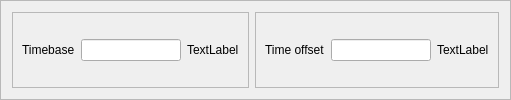
            <widget class="QFrame" name="frame_36">
             <property name="frameShape">
              <enum>QFrame::StyledPanel</enum>
             </property>
             <property name="frameShadow">
              <enum>QFrame::Sunken</enum>
             </property>
             <layout class="QHBoxLayout" name="horizontalLayout_63">
              <item>
               <widget class="QFrame" name="frame_37">
                <property name="frameShape">
                 <enum>QFrame::StyledPanel</enum>
                </property>
                <property name="frameShadow">
                 <enum>QFrame::Sunken</enum>
                </property>
                <layout class="QHBoxLayout" name="horizontalLayout_65">
                 <item>
                  <widget class="QLabel" name="label_36">
                   <property name="text">
                    <string>Timebase</string>
                   </property>
                  </widget>
                 </item>
                 <item>
                  <widget class="QLineEdit" name="ScopeTimebase">
                   <property name="maximumSize">
                    <size>
                     <width>100</width>
                     <height>16777215</height>
                    </size>
                   </property>
                  </widget>
                 </item>
                 <item>
                  <widget class="QLabel" name="ScopeTimebase_act">
                   <property name="text">
                    <string>TextLabel</string>
                   </property>
                  </widget>
                 </item>
                </layout>
               </widget>
              </item>
              <item>
               <widget class="QFrame" name="frame_38">
                <property name="frameShape">
                 <enum>QFrame::StyledPanel</enum>
                </property>
                <property name="frameShadow">
                 <enum>QFrame::Sunken</enum>
                </property>
                <layout class="QHBoxLayout" name="horizontalLayout_64">
                 <item>
                  <widget class="QLabel" name="label_37">
                   <property name="text">
                    <string>Time offset</string>
                   </property>
                  </widget>
                 </item>
                 <item>
                  <widget class="QLineEdit" name="ScopeTimeOffset">
                   <property name="maximumSize">
                    <size>
                     <width>100</width>
                     <height>16777215</height>
                    </size>
                   </property>
                  </widget>
                 </item>
                 <item>
                  <widget class="QLabel" name="ScopeTimeOffset_act">
                   <property name="text">
                    <string>TextLabel</string>
                   </property>
                  </widget>
                 </item>
                </layout>
               </widget>
              </item>
             </layout>
            </widget>
